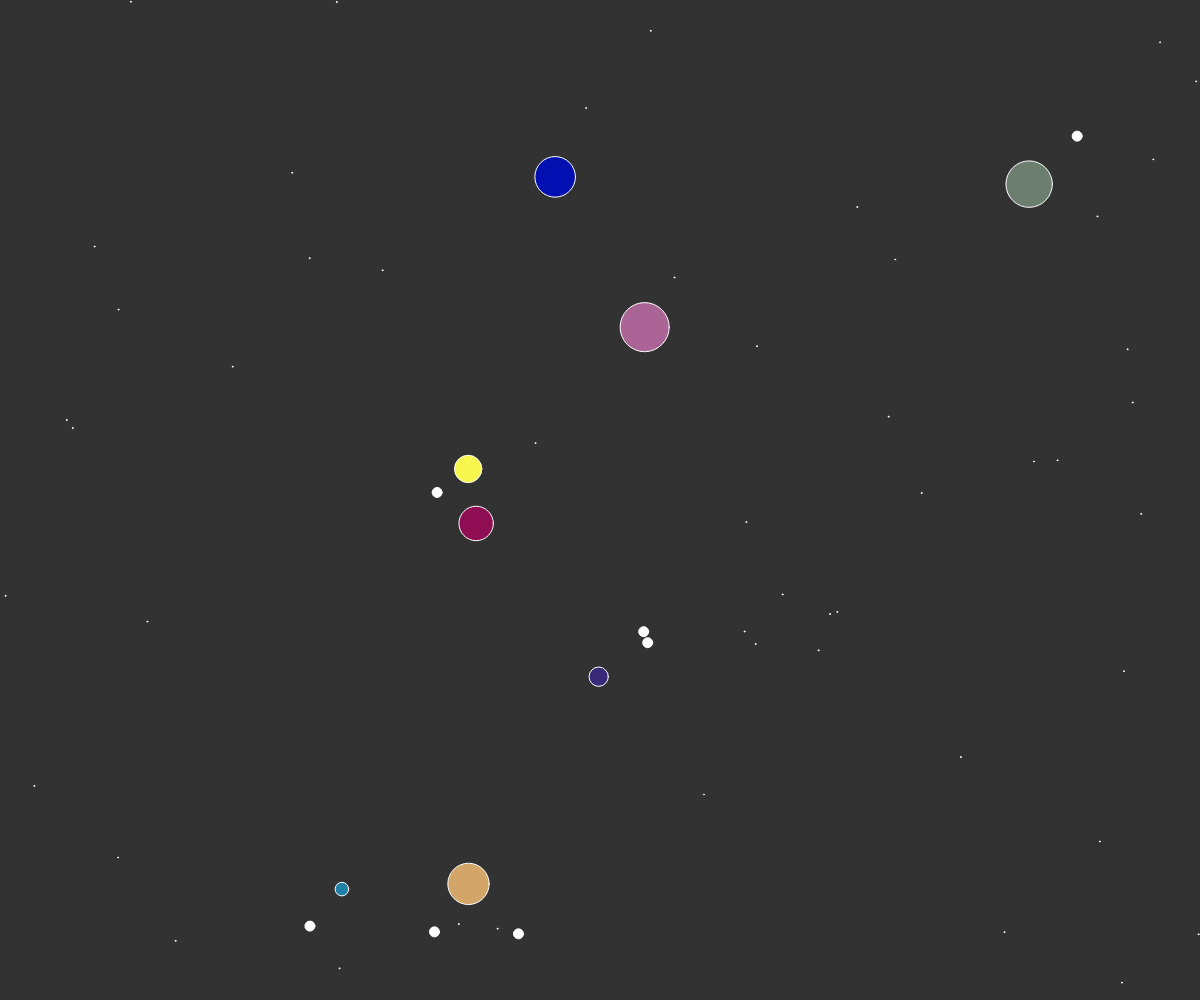
Frame 1 (no input)
Frame 60 (no input): identical to frame 1, image omitted
Frame 120 (the mouse pressed at the canvas centre since frame 60): identical to frame 1, image omitted

The p5.js sketch that drew this single still picture (run headless with seeded random() and noise() and a simulated clock; from frame 60 on, the mouse is pressed at the canvas centre):

// p5.js sketch
// ── sketch.js
let galaxySize = 8;
let planets = [];
let stars = [];
let planetData;

function setup() {
	speed = 0;
	dir = 0;

	createCanvas(windowWidth, windowHeight);

	// Should probably do this a different way, seems inefficient
	for (var k = 0; k < 50; k++){
		fill(100);
		let x = random(0, width);
		let y = random(0, height);
		let star = new Planet(x, y, 1, random(1,100), 0);
		stars.push(star);
	}

	for (var i = 0; i < galaxySize; i++){
		let x = random(100, width - 100);
		let y = random(100, height - 100);
		let r = random(10, 50);
		let id = i + 1;
		let numMoons = Math.floor(random(1, 5));
		for (var j = 0; j < planets.length; j++){
			while (dist(x, y, planets[j].x, planets[j].y) < r){
				x = random(100, width - 100);
				y = random(100, height - 100);
			}
		}
		let p = new Planet(x, y ,r, id, numMoons);

		planets.push(p);
	}

	planetData = createElement('h2')
	planetData.position(width - 200, 5);
}

function draw() {
	background(50);
	stroke(255);

	for (var h = 0; h < stars.length; h++){
		stars[h].display();
	}

	for (var i = 0; i < planets.length; i++){
		planets[i].display();
		for (var j = 0; j < planets[i].moons.length - 1; j++) {
			planets[i].moons[j].display();
		}
	}
}

function mousePressed() {
	for (var i = 0; i < planets.length; i++){
		planets[i].isClickedInside(mouseX, mouseY);
		for (var j = 0; j < planets[i].moons.length -1; j++) {
			planets[i].moons[j].isClickedInside(mouseX, mouseY);
		}
	}
}
// ── moon.js
class Moon {
	constructor(x, y, r, id) {
		this.id = id + " " + random(0, 100);
		this.x = x;
		this.y = y;
		this.r = r;
		this.moonColor = [255, 255, 255];
	}

	isClickedInside(pixelX, pixelY) {
		let d = dist(pixelX, pixelY, this.x, this.y);
		if (d < this.r) {
			fill(100);
			planetData.html('This is moon ' + this.id);
		}
	};
	display() {
		fill(this.moonColor);
		ellipse(this.x, this.y, this.r, this.r);
	}
}
// ── planet.js
class Planet {
    
        constructor(x, y, r, id, numMoons) {
            this.id = id;
            this.x = x;
            this.y = y;
            this.r = r;
            this.moons = this.generateMoons(x, y, r, numMoons, this.x, this.y);
            this.planetColor = [random(0, 256), random(0, 256), random(0, 256)];
        }
    
        isClickedInside(pixelX, pixelY) {
            let d = dist(pixelX, pixelY, this.x, this.y);
            if (d < this.r) {
                fill(100);
                planetData.html('This is planet ' + this.id);
            }
        };
    
        generateMoons(x, y, r, num) {
            var allMoons = [];
            for (var i = 0; i < num; i++) {
                var negPosX = Math.floor(random(30, 50) + 1);
                var negPosY = Math.floor(random(30, 50) + 1);
                negPosX *= Math.floor(Math.random() * 2) == 1 ? 1 : -1;
                negPosY *= Math.floor(Math.random() * 2) == 1 ? 1 : -1;
    
                var moonX = x - negPosX;
                var moonY = y - negPosY;
    
                moonX *= Math.floor(Math.random() * 2) == 1 ? 1 : -1;
                moonY *= Math.floor(Math.random() * 2) == 1 ? 1 : -1;
    
                allMoons.push(new Moon((moonX), (moonY), 10, num));
            }
    
            return allMoons;
        }
    
        display() {
            fill(this.planetColor);
            ellipse(this.x, this.y, this.r, this.r);
        }
    }
